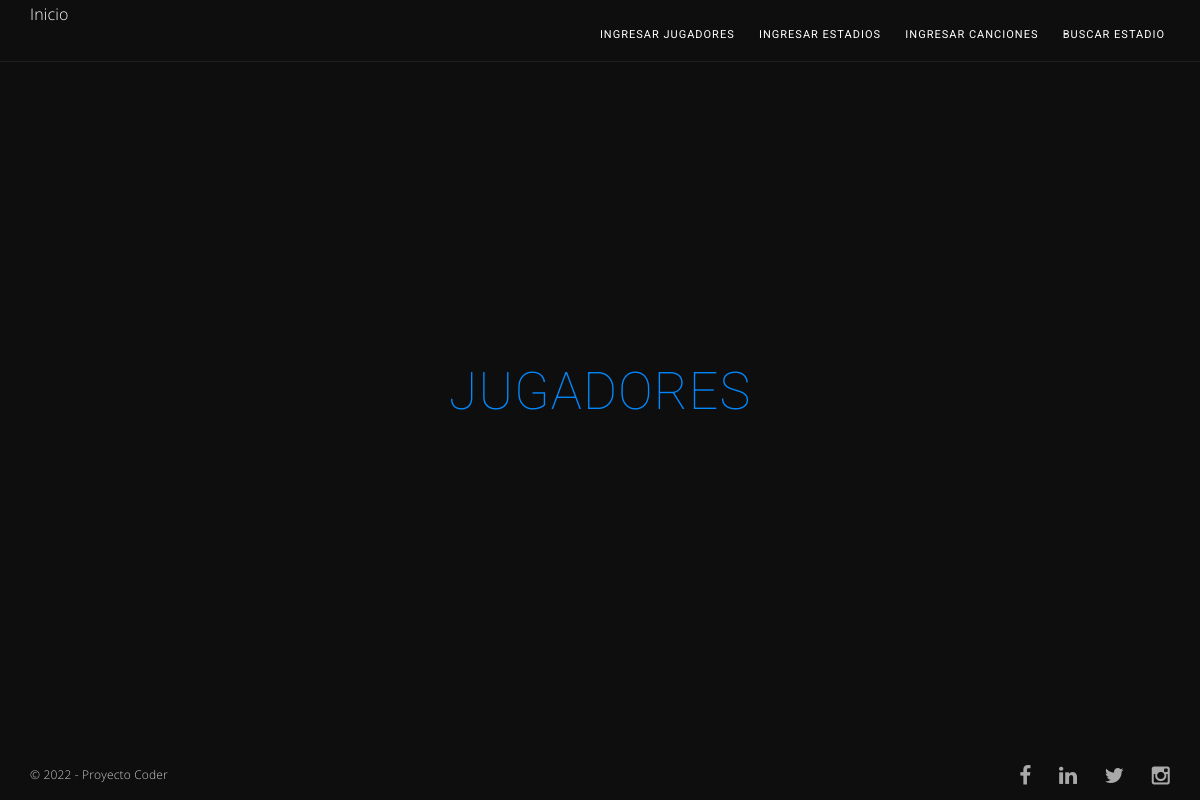
The app's page /app-mundiales/listaJugadores, older data.
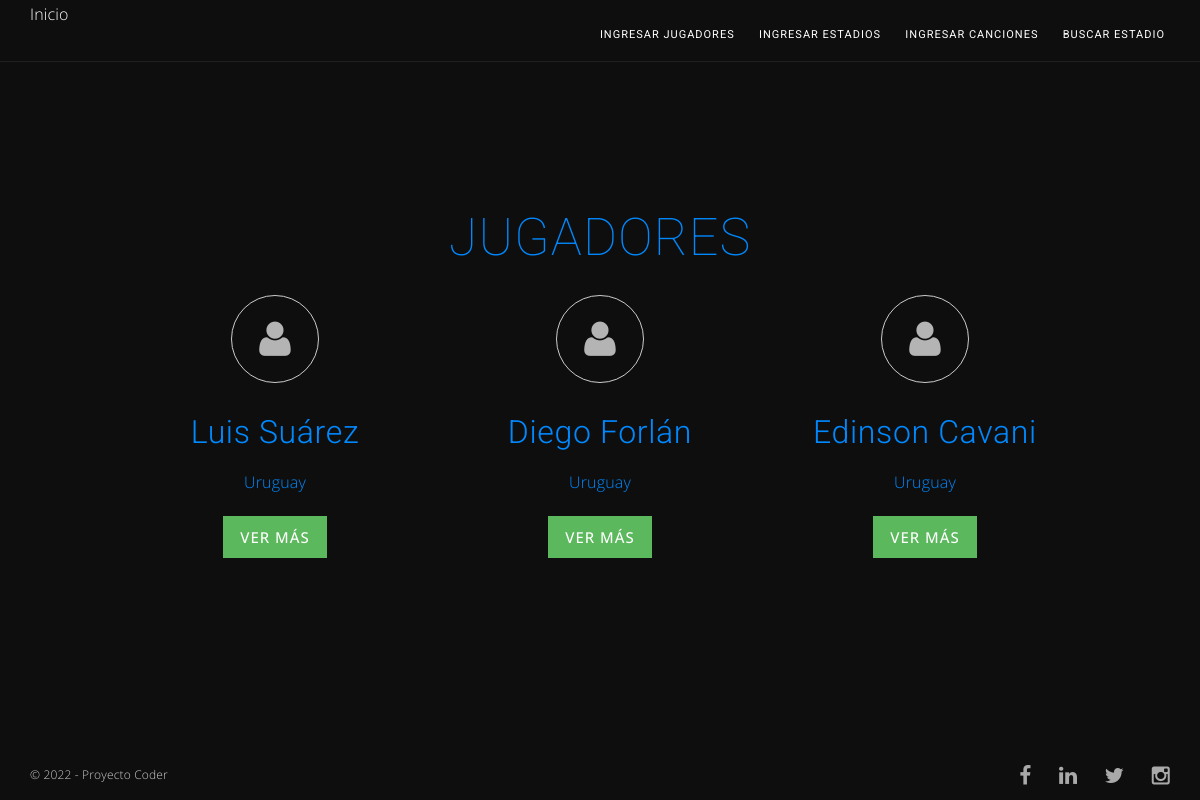
The same page, newer data.
### App_Mundiales/models.py (models this page shows)
class Jugador(models.Model):
    nombre = models.CharField(max_length=30)
    apellido = models.CharField(max_length=30)
    pais = models.CharField(max_length=50)
    descripcion = models.TextField()
    video_url = models.URLField(blank=True, null=True)

### App_Mundiales/views.py (the view)
# urls.py: path('listaJugadores', JugadorList.as_view(), name="ListaJugadores"),
class JugadorList(ListView):
    model = Jugador
    template_name = 'lista_jugadores.html'
    context_object_name = 'jugadores'

### App_Mundiales/templates/lista_jugadores.html
{% extends 'padre.html' %}
{% load static %}
{% block contenido %}
<section class='about section'>
    <div class='overlay'></div>
    <div class='container'>
      <div class='row'>
        <div class='col-md-10 col-md-offset-1'>
          <div class='' data-animation='fadeInDown'>
            <h1 class='section-title'>
              Jugadores
            </h1>
          </div>
          <div class='row'>
            {% for jugador in jugadores %}
            <div class='col-sm-4'>
              <div class='mg-b text-center'>
                <i class='fa fa-user ico-circle'></i>
                <h3 class='f-thin'>
                  {{jugador.nombre}} {{jugador.apellido}}
                </h3>
                <p>
                {{jugador.pais}}
                </p>
                <a class='btn btn-color btn-lg js-to-slide' data-slide='3' href="{% url 'DetalleJugadores' jugador.id %}">
                    Ver más
                  </a>
              </div>
            </div>
            {% endfor %}
          </div>
        </div>
      </div>
    </div>
  </section>
{% endblock contenido %}

### App_Mundiales/templates/padre.html (shortened to what this page needs)
<!DOCTYPE html>
<html>
  <head>
    {% load static %}
    <link rel="stylesheet" href="{% static 'css/bootstrap.css' %}">
    <link rel="stylesheet" href="{% static 'css/owl.carousel.css' %}">
    <link rel="stylesheet" href="{% static 'css/jquery.fullPage.css' %}">
    <link rel="stylesheet" href="{% static 'css/animate.css' %}">
    <link rel="stylesheet" href="{% static 'css/font-awesome.css' %}">
    <link rel="stylesheet" href="{% static 'css/style.css' %}">
  </head>
  <body class='video-youtube-background'>
    <header class='page-header' id='page-header'>
      <div class='container'>
        <div>
          <div class='navbar-header'>
            <a class='animated onstart' data-animation-delay='1000' data-animation='fadeInDown' href="{% url 'Inicio' %}">
              Inicio
            </a>
          </div>
          <nav class='header-nav navbar-collapse collapse' id='header-nav'>
            <ul class='js-section-nav'>
              <li data-menuanchor=''>
                <a class='animated onstart' data-animation-delay='1000' data-animation='fadeInDown' href="{% url 'CreaJugadores' %}">
                  Ingresar Jugadores
                </a>
              </li>
              <li data-menuanchor=''>
                <a class='animated onstart' data-animation-delay='1100' data-animation='fadeInDown' href="{% url 'CreaEstadios' %}">
                  Ingresar Estadios
                </a>
              </li>
              <li data-menuanchor=''>
                <a class='animated onstart' data-animation-delay='1200' data-animation='fadeInDown' href="{% url 'CreaCanciones' %}">
                  Ingresar Canciones
                </a>
              </li>
              <li data-menuanchor=''>
                <a class='animated onstart' data-animation-delay='1300' data-animation='fadeInDown' href="{% url 'BusquedaEstadio' %}">
                  Buscar Estadio
                </a>
              </li>
            </ul>
          </nav>
        </div>
      </div>
    </header>
    <div class='page-wrap' id='fullpage'>
      {% block contenido %}
      {% endblock contenido %}
    </div>
    <footer class='page-footer'>
      <div class='container'>
        <div class='row'>
          <div class='col-sm-6 col-sm-push-6'>
            <div class='social-nav'>
              <ul>
                <li>
                  <a class='animated onstart' data-animation-delay='1600' data-animation='fadeInUp' data-placement='top' data-toggle='tooltip' href='#' title='Follow us on Facebook'>
                    <i class='fa fa-facebook'></i>
                  </a>
                </li>
                <li>
                  <a class='animated onstart' data-animation-delay='1700' data-animation='fadeInUp' data-placement='top' data-toggle='tooltip' href='#' title='Follow us on Linkedin'>
                    <i class='fa fa-linkedin'></i>
                  </a>
                </li>
                <li>
                  <a class='animated onstart' data-animation-delay='1800' data-animation='fadeInUp' data-placement='top' data-toggle='tooltip' href='#' title='Follow us on Twitter'>
                    <i class='fa fa-twitter'></i>
                  </a>
                </li>
                <li>
                  <a class='animated onstart' data-animation-delay='2000' data-animation='fadeInUp' data-placement='top' data-toggle='tooltip' href='#' title='Follow us on Instagram'>
                    <i class='fa fa-instagram'></i>
                  </a>
                </li>
              </ul>
            </div>
          </div>
          <div class='col-sm-6 col-sm-pull-6'>
            <div class='copyright'>© 2022 - Proyecto Coder</div>
          </div>
        </div>
      </div>
    </footer>
  </body>
</html>

Row changes from the older to the newer data that the page shows:
added Jugador: nombre "Luis", apellido "Suárez", pais "Uruguay"
added Jugador: nombre "Diego", apellido "Forlán", pais "Uruguay"
added Jugador: nombre "Edinson", apellido "Cavani", pais "Uruguay"
